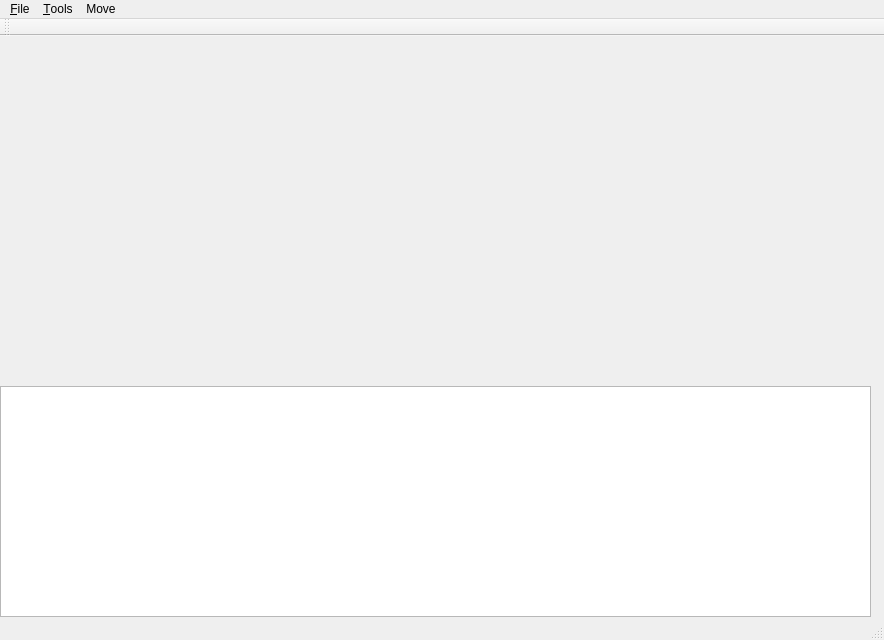
<?xml version="1.0" encoding="UTF-8"?>
<ui version="4.0">
 <class>MainWindow</class>
 <widget class="QMainWindow" name="MainWindow">
  <property name="geometry">
   <rect>
    <x>0</x>
    <y>0</y>
    <width>884</width>
    <height>640</height>
   </rect>
  </property>
  <property name="windowTitle">
   <string>MainWindow</string>
  </property>
  <widget class="QWidget" name="centralWidget">
   <widget class="QTableView" name="tableView">
    <property name="geometry">
     <rect>
      <x>0</x>
      <y>350</y>
      <width>871</width>
      <height>231</height>
     </rect>
    </property>
   </widget>
   <widget class="PlotView" name="plotview" native="true">
    <property name="geometry">
     <rect>
      <x>-10</x>
      <y>0</y>
      <width>881</width>
      <height>341</height>
     </rect>
    </property>
   </widget>
  </widget>
  <widget class="QMenuBar" name="menuBar">
   <property name="geometry">
    <rect>
     <x>0</x>
     <y>0</y>
     <width>884</width>
     <height>23</height>
    </rect>
   </property>
   <widget class="QMenu" name="menuF_ile">
    <property name="title">
     <string>&amp;File</string>
    </property>
    <addaction name="action_Open"/>
    <addaction name="actionEx_it"/>
   </widget>
   <widget class="QMenu" name="menu_Tools">
    <property name="title">
     <string>&amp;Tools</string>
    </property>
    <addaction name="action_Merge_Files"/>
   </widget>
   <widget class="QMenu" name="menuMove">
    <property name="title">
     <string>Move</string>
    </property>
    <addaction name="actionTimespan"/>
    <addaction name="actionNext"/>
    <addaction name="actionPrev"/>
   </widget>
   <addaction name="menuF_ile"/>
   <addaction name="menu_Tools"/>
   <addaction name="menuMove"/>
  </widget>
  <widget class="QToolBar" name="mainToolBar">
   <attribute name="toolBarArea">
    <enum>TopToolBarArea</enum>
   </attribute>
   <attribute name="toolBarBreak">
    <bool>false</bool>
   </attribute>
  </widget>
  <widget class="QStatusBar" name="statusBar"/>
  <action name="action_Open">
   <property name="text">
    <string>&amp;Open</string>
   </property>
  </action>
  <action name="actionEx_it">
   <property name="text">
    <string>E&amp;xit</string>
   </property>
  </action>
  <action name="action_Merge_Files">
   <property name="text">
    <string>&amp;Merge Files</string>
   </property>
  </action>
  <action name="actionNext">
   <property name="text">
    <string>Next</string>
   </property>
  </action>
  <action name="actionPrev">
   <property name="text">
    <string>Prev</string>
   </property>
  </action>
  <action name="actionTimespan">
   <property name="text">
    <string>Timespan</string>
   </property>
  </action>
 </widget>
 <layoutdefault spacing="6" margin="11"/>
 <customwidgets>
  <customwidget>
   <class>PlotView</class>
   <extends>QWidget</extends>
   <header>plotview.h</header>
  </customwidget>
 </customwidgets>
 <resources/>
 <connections/>
</ui>
